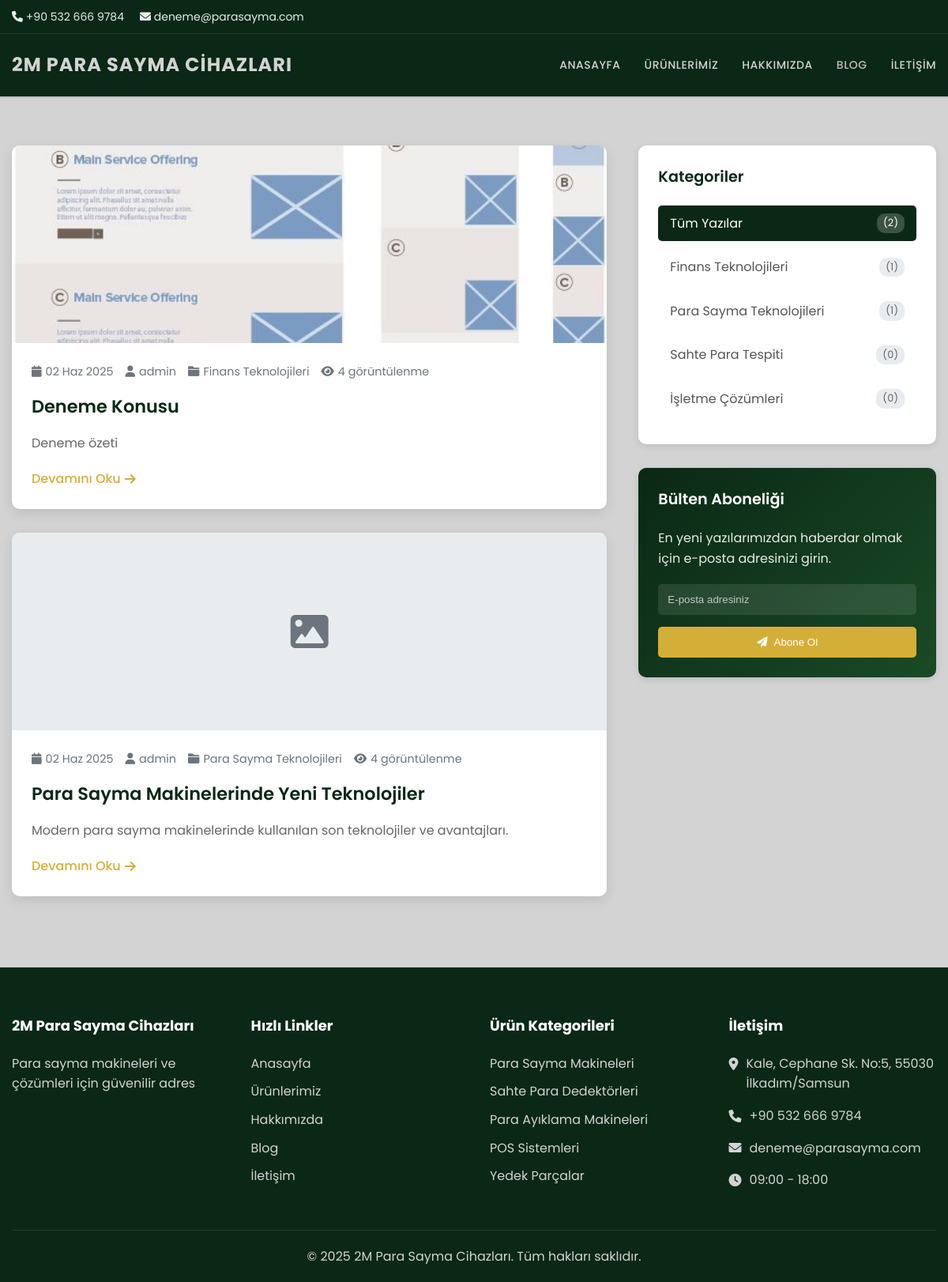
Screenshot of /blog/ with the database file from the repository.
### website/models.py (models this page shows, shortened)
class SiteSettings(models.Model):
    site_title = models.CharField(max_length=100, default="2M ISTANBUL ELEKTRONİK")
    site_description = models.TextField(default="Para sayma makineleri ve çözümleri için güvenilir adres")
    logo = models.ImageField(upload_to='site/', null=True, blank=True)
    favicon = models.ImageField(upload_to='site/', null=True, blank=True)
    phone_primary = models.CharField(max_length=20, default="+90 123 456 78 90")
    phone_secondary = models.CharField(max_length=20, blank=True)
    email_primary = models.EmailField(default="info@2mistanbul.com")
    email_secondary = models.EmailField(blank=True)
    address = models.TextField(default="Merkez Mah. Atatürk Cad. No:123 Kat:5, İstanbul")
    working_hours_weekday = models.CharField(max_length=50, default="09:00 - 18:00")
    working_hours_saturday = models.CharField(max_length=50, default="09:00 - 15:00")
    working_hours_sunday = models.CharField(max_length=50, default="Kapalı")
    facebook_url = models.URLField(blank=True)
    twitter_url = models.URLField(blank=True)
    instagram_url = models.URLField(blank=True)
    linkedin_url = models.URLField(blank=True)
    youtube_url = models.URLField(blank=True)
    meta_keywords = models.TextField(blank=True)
    google_analytics = models.TextField(blank=True)
    created_at = models.DateTimeField(auto_now_add=True)
    updated_at = models.DateTimeField(auto_now=True)
    class Meta:
        verbose_name = "Site Ayarları"
        verbose_name_plural = "Site Ayarları"

class BlogPost(models.Model):
    title = models.CharField(max_length=200, verbose_name="Başlık")
    slug = models.SlugField(unique=True)
    category = models.ForeignKey(BlogCategory, on_delete=models.CASCADE, verbose_name="Kategori")
    author = models.ForeignKey(User, on_delete=models.CASCADE, verbose_name="Yazar")
    excerpt = models.TextField(max_length=300, verbose_name="Özet")
    content = models.TextField(verbose_name="İçerik")
    featured_image = models.ImageField(upload_to='blog/', verbose_name="Öne Çıkan Resim")
    image_alt = models.CharField(max_length=200, blank=True, verbose_name="Resim Alt Text")
    is_published = models.BooleanField(default=False, verbose_name="Yayında")
    is_featured = models.BooleanField(default=False, verbose_name="Öne Çıkan")
    meta_title = models.CharField(max_length=60, blank=True, verbose_name="Meta Başlık")
    meta_description = models.CharField(max_length=160, blank=True, verbose_name="Meta Açıklama")
    keywords = models.CharField(max_length=200, blank=True, verbose_name="Anahtar Kelimeler")
    published_date = models.DateTimeField(default=timezone.now, verbose_name="Yayın Tarihi")
    created_at = models.DateTimeField(auto_now_add=True)
    updated_at = models.DateTimeField(auto_now=True)
    view_count = models.PositiveIntegerField(default=0, verbose_name="Görüntülenme")
    class Meta:
        verbose_name = "Blog Yazısı"
        verbose_name_plural = "Blog Yazıları"
        ordering = ['-published_date']

class BlogCategory(models.Model):
    name = models.CharField(max_length=100, verbose_name="Kategori Adı")
    slug = models.SlugField(unique=True)
    description = models.TextField(blank=True, verbose_name="Açıklama")
    is_active = models.BooleanField(default=True, verbose_name="Aktif")
    class Meta:
        verbose_name = "Blog Kategorisi"
        verbose_name_plural = "Blog Kategorileri"
        ordering = ['name']
    def get_post_count(self):
        return self.blogpost_set.filter(is_published=True).count()

class ProductCategory(models.Model):
    name = models.CharField(max_length=100, verbose_name="Kategori Adı")
    slug = models.SlugField(unique=True)
    description = models.TextField(blank=True, verbose_name="Açıklama")
    image = models.ImageField(upload_to='categories/', blank=True, verbose_name="Kategori Resmi")
    is_active = models.BooleanField(default=True, verbose_name="Aktif")
    order = models.PositiveIntegerField(default=0, verbose_name="Sıralama")
    class Meta:
        verbose_name = "Ürün Kategorisi"
        verbose_name_plural = "Ürün Kategorileri"
        ordering = ['order', 'name']

### website/views.py (the view)
# urls.py: 2. Add a URL to urlpatterns:  path('blog/', include('blog.urls'))
def blog(request):
    context = get_site_context()
    category_slug = request.GET.get('category')
    selected_category = None
    if category_slug:
        try:
            selected_category = BlogCategory.objects.get(slug=category_slug, is_active=True)
            blog_posts = BlogPost.objects.filter(
                category=selected_category,
                is_published=True
            ).order_by('-published_date')
        except BlogCategory.DoesNotExist:
            blog_posts = BlogPost.objects.filter(is_published=True).order_by('-published_date')
    else:
        blog_posts = BlogPost.objects.filter(is_published=True).order_by('-published_date')
    paginator = Paginator(blog_posts, 5)
    page_number = request.GET.get('page')
    page_obj = paginator.get_page(page_number)
    blog_categories = BlogCategory.objects.filter(is_active=True).order_by('name')
    context.update({
        'page_obj': page_obj,
        'blog_categories': blog_categories,
        'selected_category': selected_category,
    })
    return render(request, 'blog.html', context)

### templates/blog.html (shortened to what this page needs)
{% extends 'base.html' %}
{% load static %}
{% block content %}
<section class="blog-section">
    <div class="container">
        <div class="blog-grid">
            <div class="blog-posts">
                {% if page_obj %}
                    {% for post in page_obj %}
                        <article class="blog-card">
                            <div class="blog-image">
                                {% if post.featured_image %}
                                    <img src="{{ post.featured_image.url }}" alt="{{ post.title }}">
                                {% else %}
                                    <div class="no-image">
                                        <i class="fas fa-image"></i>
                                    </div>
                                {% endif %}
                            </div>
                            <div class="blog-content">
                                <div class="blog-meta">
                                    <span><i class="fas fa-calendar"></i> {{ post.published_date|date:"d M Y" }}</span>
                                    <span><i class="fas fa-user"></i> {{ post.author.first_name|default:post.author.username }}</span>
                                    <span><i class="fas fa-folder"></i> {{ post.category.name }}</span>
                                    <span><i class="fas fa-eye"></i> {{ post.view_count }} görüntülenme</span>
                                </div>
                                <h3><a href="{% url 'website:blog_detail' post.slug %}">{{ post.title }}</a></h3>
                                <p>{{ post.excerpt }}</p>
                                <a href="{% url 'website:blog_detail' post.slug %}" class="read-more">Devamını Oku <i class="fas fa-arrow-right"></i></a>
                            </div>
                        </article>
                    {% endfor %}
                {% else %}
                    <div class="no-posts">
                        <i class="fas fa-edit"></i>
                        <h3>Henüz blog yazısı bulunmuyor</h3>
                        <p>Admin panelinden yeni blog yazıları ekleyebilirsiniz.</p>
                    </div>
                {% endif %}
            </div>
            <div class="blog-sidebar">
                {% if blog_categories %}
                    <div class="sidebar-widget">
                        <h4>Kategoriler</h4>
                        <ul class="category-list">
                            <li><a href="{% url 'website:blog' %}" {% if not selected_category %}class="active"{% endif %}>Tüm Yazılar <span>({{ page_obj.paginator.count }})</span></a></li>
                            {% for category in blog_categories %}
                                <li><a href="{% url 'website:blog' %}?category={{ category.slug }}" >{{ category.name }} <span>({{ category.get_post_count }})</span></a></li>
                            {% endfor %}
                        </ul>
                    </div>
                {% endif %}
                <div class="sidebar-widget newsletter-widget">
                    <h4>Bülten Aboneliği</h4>
                    <p>En yeni yazılarımızdan haberdar olmak için e-posta adresinizi girin.</p>
                    <form id="newsletter-form" class="newsletter-form">
                        <input type="email" id="newsletter-email" placeholder="E-posta adresiniz" required>
                        <button type="submit">
                            <i class="fas fa-paper-plane"></i> Abone Ol
                        </button>
                    </form>
                </div>
            </div>
        </div>
    </div>
</section>
{% endblock %}

### templates/base.html (shortened to what this page needs)
{% load static %}
<!DOCTYPE html>
<html lang="tr">
<head>
    <link rel="stylesheet" href="https://cdnjs.cloudflare.com/ajax/libs/font-awesome/6.0.0/css/all.min.css">
    <link rel="stylesheet" href="{% static 'css/styles.css' %}?v=20250118-1905">
</head>
<body>
    <div class="top-bar">
        <div class="container">
            <div class="contact-info">
                <span><i class="fas fa-phone"></i> {{ site_settings.phone_primary|default:"+90 123 456 78 90" }}</span>
                <span><i class="fas fa-envelope"></i> {{ site_settings.email_primary|default:"info@2mistanbul.com" }}</span>
            </div>
        </div>
    </div>
    <header class="main-header">
        <div class="container">
            <div class="logo">
                <a href="{% url 'website:anasayfa' %}">
                    {% if site_settings.logo %}
                        <img src="{{ site_settings.logo.url }}" alt="{{ site_settings.site_title }}" style="max-height: 40px;">
                    {% else %}
                        {{ site_settings.site_title|default:"2M ISTANBUL ELEKTRONİK" }}
                    {% endif %}
                </a>
            </div>
            <nav class="nav-menu">
                <a href="{% url 'website:anasayfa' %}">Anasayfa</a>
                <a href="{% url 'website:urunler' %}">Ürünlerimiz</a>
                <a href="{% url 'website:hakkimizda' %}">Hakkımızda</a>
                <a href="{% url 'website:blog' %}">Blog</a>
                <a href="{% url 'website:iletisim' %}">İletişim</a>
            </nav>
        </div>
    </header>
    <main>
        {% block content %}
        {% endblock %}
    </main>
    <footer>
        <div class="container">
            <div class="footer-content">
                <div class="footer-column">
                    <h3>{{ site_settings.site_title|default:"2M ISTANBUL ELEKTRONİK" }}</h3>
                    <p style="margin-bottom: 20px;">{{ site_settings.site_description|default:"20 yılı aşkın deneyimimizle para sayma makineleri ve çözümleri konusunda Türkiye'nin lider tedarikçisiyiz." }}</p>
                </div>
                <div class="footer-column">
                    <h3>Hızlı Linkler</h3>
                    <ul class="footer-links">
                        <li><a href="{% url 'website:anasayfa' %}">Anasayfa</a></li>
                        <li><a href="{% url 'website:urunler' %}">Ürünlerimiz</a></li>
                        <li><a href="{% url 'website:hakkimizda' %}">Hakkımızda</a></li>
                        <li><a href="{% url 'website:blog' %}">Blog</a></li>
                        <li><a href="{% url 'website:iletisim' %}">İletişim</a></li>
                    </ul>
                </div>
                <div class="footer-column">
                    <h3>Ürün Kategorileri</h3>
                    <ul class="footer-links">
                        {% for category in product_categories %}
                            <li><a href="{% url 'website:urunler' %}?category={{ category.slug }}">{{ category.name }}</a></li>
                        {% empty %}
                            <li><a href="{% url 'website:urunler' %}">Para Sayma Makineleri</a></li>
                            <li><a href="{% url 'website:urunler' %}">Sahte Para Dedektörleri</a></li>
                            <li><a href="{% url 'website:urunler' %}">Para Ayıklama Makineleri</a></li>
                            <li><a href="{% url 'website:urunler' %}">POS Sistemleri</a></li>
                        {% endfor %}
                        <li><a href="{% url 'website:iletisim' %}">Yedek Parçalar</a></li>
                    </ul>
                </div>
                <div class="footer-column">
                    <h3>İletişim</h3>
                    <ul class="footer-links" style="list-style: none;">
                        <li style="display: flex; align-items: flex-start; gap: 10px; margin-bottom: 15px;">
                            <i class="fas fa-map-marker-alt" style="margin-top: 5px;"></i>
                            <span>{{ site_settings.address|default:"Merkez Mah. Atatürk Cad. No:123 Kat:5, İstanbul" }}</span>
                        </li>
                        <li style="display: flex; align-items: center; gap: 10px; margin-bottom: 15px;">
                            <i class="fas fa-phone"></i>
                            <span>{{ site_settings.phone_primary|default:"+90 123 456 78 90" }}</span>
                        </li>
                        <li style="display: flex; align-items: center; gap: 10px; margin-bottom: 15px;">
                            <i class="fas fa-envelope"></i>
                            <span>{{ site_settings.email_primary|default:"info@2mistanbul.com" }}</span>
                        </li>
                        <li style="display: flex; align-items: center; gap: 10px;">
                            <i class="fas fa-clock"></i>
                            <span>{{ site_settings.working_hours_weekday|default:"Pzt-Cum: 09:00-18:00" }}</span>
                        </li>
                    </ul>
                </div>
            </div>
            <div class="footer-bottom">
                <div class="container">
                    <p>&copy; 2025 {{ site_settings.site_title|default:"2M ISTANBUL ELEKTRONİK" }}. Tüm hakları saklıdır.</p>
                </div>
            </div>
        </div>
    </footer>
</body>
</html>

### rows the page displays
SiteSettings: phone_primary "+90 532 666 9784", email_primary "deneme@parasayma.com", site_title "2M PARA SAYMA CIHAZLARI", site_title "2M Para Sayma Cihazları", site_description "Para sayma makineleri ve çözümleri için güvenilir adres", address "Kale, Cephane Sk. No:5, 55030 İlkadım/Samsun", working_hours_weekday "09:00 - 18:00"
BlogPost: featured_image (picture), published_date "02 Haz 2025", author.first_name "admin", category.name "Finans Teknolojileri", view_count "4", title "Deneme Konusu", excerpt "Deneme özeti"
BlogPost: published_date "02 Haz 2025", author.first_name "admin", category.name "Para Sayma Teknolojileri", view_count "4", title "Para Sayma Makinelerinde Yeni Teknolojiler", excerpt "Modern para sayma makinelerinde kullanılan son teknolojiler ve avantajları."
BlogCategory: name "Finans Teknolojileri", get_post_count "1"
BlogCategory: name "Para Sayma Teknolojileri", get_post_count "1"
BlogCategory: name "Sahte Para Tespiti", get_post_count "0"
BlogCategory: name "İşletme Çözümleri", get_post_count "0"
ProductCategory: name "Para Sayma Makineleri"
ProductCategory: name "Sahte Para Dedektörleri"
ProductCategory: name "Para Ayıklama Makineleri"
ProductCategory: name "POS Sistemleri"

### other values shown
{{ page_obj.paginator.count }} "2"
